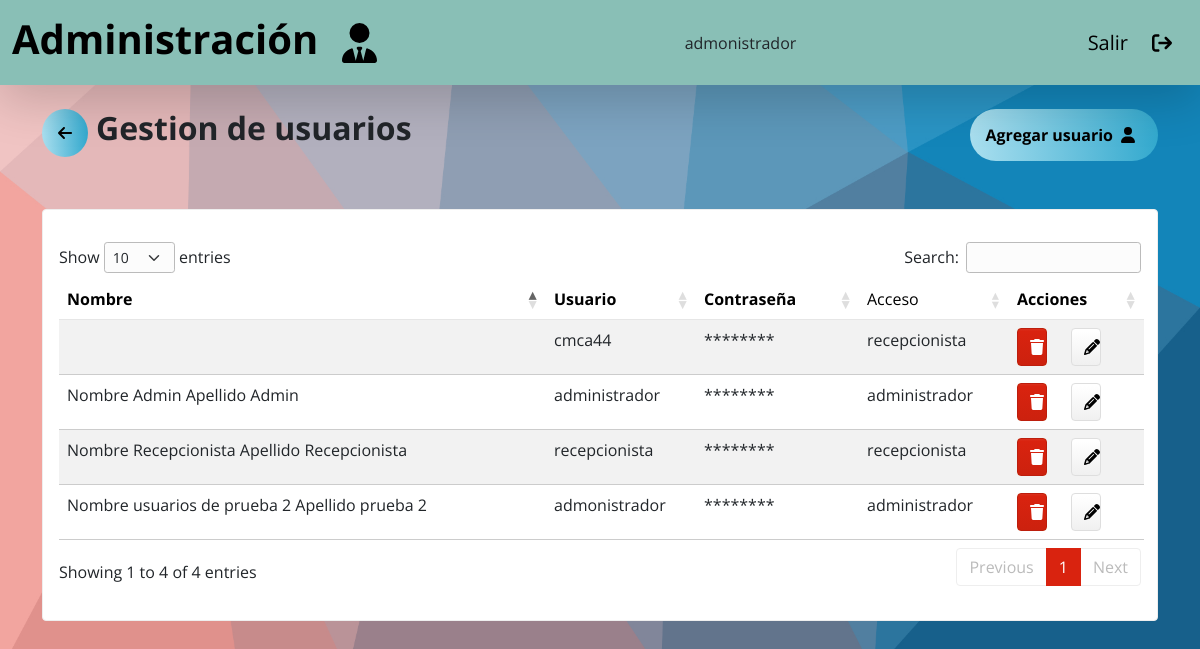
The app's page /users-management/ (signed in), older data.
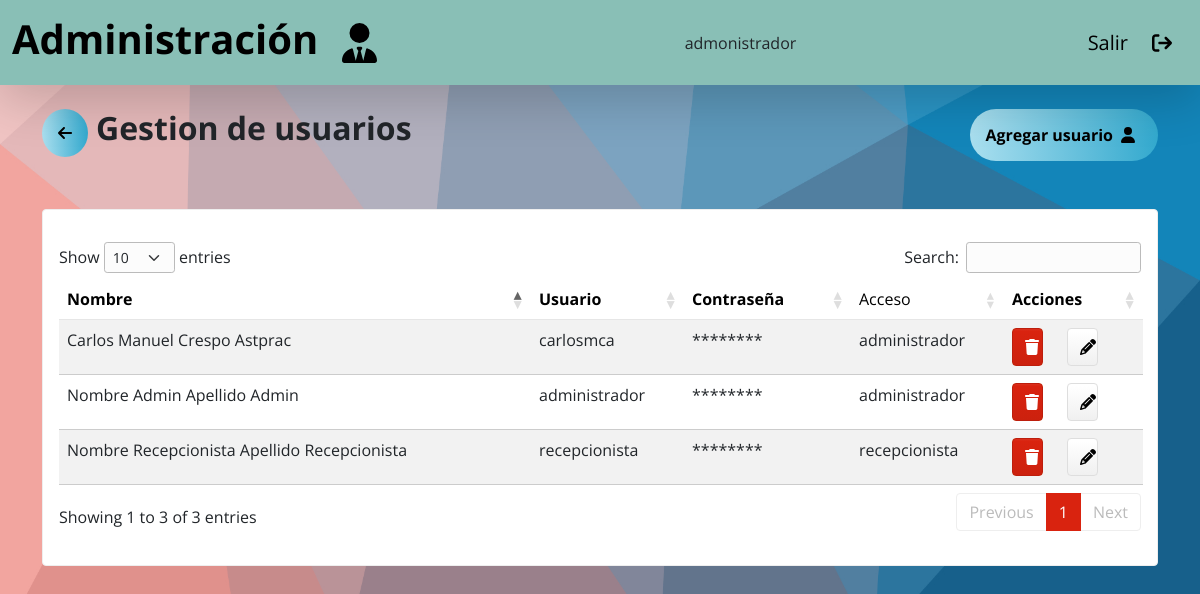
The same page, newer data.
### main/models.py (models this page shows, shortened)
class User(AbstractUser):
    category = models.CharField(max_length=20)

class UserProfile(models.Model):
    first_name = models.CharField(max_length=50, null=True)
    last_name = models.CharField(max_length=50, null=True)
    username = models.OneToOneField(
        settings.AUTH_USER_MODEL, on_delete=models.CASCADE, max_length=20)
    password = models.CharField(max_length=15, null=True)
    category = models.CharField(max_length=20)

### main/views.py (the view)
# urls.py: path('users-management/', views.usersManagement, name='userManagement'),
@login_required
def usersManagement(request):
    users = UserProfile.objects.all()
    context = {'users': users}
    return render(request, 'users/users.html', context)

### main/templates/users/users.html
{% extends 'base.html' %} {% load static %} {% block content %}
<section class="container my-4 d-flex justify-content-between">
  <div class="d-flex gap-2">
    <a
      href="{% url 'home' %}"
      class="text-decoration-none"
      style="color: black"
      ><i
        class="fa-solid fa-arrow-left rounded-circle p-3 back-arrow-button"
      ></i
    ></a>
    <h2 class="fw-bold">Gestion de usuarios</h2>
  </div>
  <a
    href="{% url 'createUser' %}"
    class="text-decoration-none gbutton"
    style="color: black"
    >Agregar usuario<i class="fa-solid fa-user mx-2"></i
  ></a>
</section>
<section class="container my-5 w-100 w-md-75">
  <div class="card py-3">
    <div class="card-body">
      <table id="table_id" class="display table table-striped">
        <thead class="table-light">
          <tr>
            <th>Nombre</th>
            <th>Usuario</th>
            <th>Contraseña</th>
            <td>Acceso</td>
            <th>Acciones</th>
          </tr>
        </thead>
        <tbody>
          {% for user in users %}
          <tr>
            <td>{{user.first_name}} {{user.last_name}}</td>
            <td>{{user.username}}</td>
            <td>********</td>
            <td>
              {% if user.category == '1' %}administrador {% else %}
              recepcionista {% endif %}
            </td>
            <td>
              <div class="d-flex gap-4">
                <a
                  href="{% url 'deleteUser' user.id %}"
                  class="btn btn-primary w-25"
                >
                  <i class="fa-solid fa-trash"></i>
                </a>
                <a href="#" class="btn btn-secondary w-25">
                  <i class="fa-solid fa-pencil"></i>
                </a>
              </div>
            </td>
          </tr>
          {% endfor %}
        </tbody>
      </table>
    </div>
  </div>
</section>
{% endblock content %}

### main/templates/base.html (shortened to what this page needs)
{% load static %}
<!DOCTYPE html>
<html lang="en">
  <head>
    <link rel="stylesheet" href="{% static 'css/bootstrap.css' %}" />
    <link rel="stylesheet" href="{% static 'css/styles.css' %}" />
    <link
      rel="stylesheet"
      type="text/css"
      href="{% static 'plugins/data_tables/datatables.min.css' %}"
    />
  </head>
  <body>
    {% if request.user.is_authenticated %}
    <nav
      class="navbar navbar-expand-lg border-0 shadow-lg"
      style="background-color: #89bfb6; height: 85px"
    >
      <div class="container-fluid align-items-center">
        <a
          href="{% url 'home' %}"
          class="navbar-brand text-black d-flex align-items-center gap-4"
        >
          {% if request.user.category == '1' %}
          <h1 class="fw-bold">Administración</h1>
          <i class="fa-solid fa-user-tie fa-2xl"></i>
          {% else %}
          <h1 class="fw-bold">Recepción</h1>
          <i class="fa-solid fa-bell-concierge fa-2xl"></i>
          {% endif %}
        </a>
        {{request.user}}
        <a
          href="{% url 'logout' %}"
          class="navbar-brand text-black d-flex align-items-center gap-4"
        >
          <p class="m-0">Salir</p>
          <i class="fa-solid fa-arrow-right-from-bracket"></i>
        </a>
      </div>
    </nav>
    {% endif %} {% block content %} {% endblock content %}
  </body>
</html>

### main/static/css/styles.css (style rules this page uses)
body { background-image: url("../assets/bg_bggenerator_com_1.jpg"); background-position: center; background-repeat: no-repeat; background-size: cover; }
.gbutton { display: flex; align-items: center; justify-content: center; background-image: linear-gradient(to right, #aadfef, #33a9ce); border-radius: 50px; font-weight: 700; color: black; padding: 12px 15px; transition: all 0.4s; }
.back-arrow-button { background-image: linear-gradient(to right, #aadfef, #33a9ce); transition: all 0.4s; }

Row changes from the older to the newer data that the page shows:
removed UserProfile: username "cmca44", category "recepcionista"
removed UserProfile: first_name "Nombre usuarios de prueba 2", last_name "Apellido prueba 2", username "admonistrador", category "administrador"
added UserProfile: first_name "Carlos Manuel", last_name "Crespo Astprac", username "carlosmca", category "administrador"
Text that changed along with them:
text written by a page script: "Show entries Search: Showing 1 to 4 of 4 entries Previous 1 Next" → "Show entries Search: Showing 1 to 3 of 3 entries Previous 1 Next"
